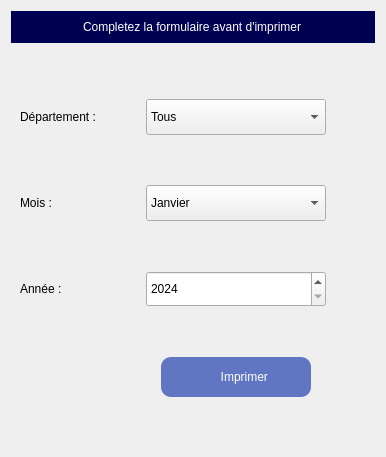
             <widget class="QWidget" name="p2_fichedepresence">
              <property name="styleSheet">
               <string notr="true">font: 75 8pt &quot;System&quot;;</string>
              </property>
              <layout class="QVBoxLayout" name="verticalLayout_15">
               <item>
                <widget class="QWidget" name="widget_20" native="true">
                 <property name="styleSheet">
                  <string notr="true">background:rgb(0, 0, 83);
color:white</string>
                 </property>
                 <layout class="QHBoxLayout" name="horizontalLayout_18">
                  <item alignment="Qt::AlignHCenter">
                   <widget class="QLabel" name="label_2">
                    <property name="text">
                     <string>Completez la formulaire avant d'imprimer</string>
                    </property>
                   </widget>
                  </item>
                 </layout>
                </widget>
               </item>
               <item alignment="Qt::AlignHCenter">
                <widget class="QWidget" name="gridWidget_2" native="true">
                 <property name="styleSheet">
                  <string notr="true">QComboBox, QSpinBox{
	height:30px;
	width:150px;
	
}</string>
                 </property>
                 <layout class="QGridLayout" name="gridLayout_7">
                  <property name="topMargin">
                   <number>50</number>
                  </property>
                  <property name="spacing">
                   <number>50</number>
                  </property>
                  <item row="0" column="1">
                   <widget class="QComboBox" name="comboBox_8">
                    <item>
                     <property name="text">
                      <string>Tous</string>
                     </property>
                    </item>
                    <item>
                     <property name="text">
                      <string>Atelier</string>
                     </property>
                    </item>
                    <item>
                     <property name="text">
                      <string>Energie Renouvelable</string>
                     </property>
                    </item>
                   </widget>
                  </item>
                  <item row="0" column="2">
                   <spacer name="horizontalSpacer_23">
                    <property name="orientation">
                     <enum>Qt::Horizontal</enum>
                    </property>
                    <property name="sizeHint" stdset="0">
                     <size>
                      <width>40</width>
                      <height>20</height>
                     </size>
                    </property>
                   </spacer>
                  </item>
                  <item row="2" column="1">
                   <widget class="QSpinBox" name="spinBox_3">
                    <property name="minimum">
                     <number>2024</number>
                    </property>
                    <property name="maximum">
                     <number>10000</number>
                    </property>
                   </widget>
                  </item>
                  <item row="1" column="0">
                   <widget class="QLabel" name="label_36">
                    <property name="text">
                     <string>Mois :</string>
                    </property>
                   </widget>
                  </item>
                  <item row="0" column="0">
                   <widget class="QLabel" name="label_35">
                    <property name="text">
                     <string>Département :</string>
                    </property>
                   </widget>
                  </item>
                  <item row="2" column="0">
                   <widget class="QLabel" name="label_37">
                    <property name="text">
                     <string>Année :</string>
                    </property>
                   </widget>
                  </item>
                  <item row="1" column="1">
                   <widget class="QComboBox" name="comboBox_9">
                    <item>
                     <property name="text">
                      <string>Janvier</string>
                     </property>
                    </item>
                    <item>
                     <property name="text">
                      <string>Février</string>
                     </property>
                    </item>
                    <item>
                     <property name="text">
                      <string>Mars</string>
                     </property>
                    </item>
                    <item>
                     <property name="text">
                      <string>Avril</string>
                     </property>
                    </item>
                    <item>
                     <property name="text">
                      <string>Mai</string>
                     </property>
                    </item>
                    <item>
                     <property name="text">
                      <string>Juin</string>
                     </property>
                    </item>
                    <item>
                     <property name="text">
                      <string>Juillet</string>
                     </property>
                    </item>
                    <item>
                     <property name="text">
                      <string>Aout</string>
                     </property>
                    </item>
                    <item>
                     <property name="text">
                      <string>Septembre</string>
                     </property>
                    </item>
                    <item>
                     <property name="text">
                      <string>Octobre</string>
                     </property>
                    </item>
                    <item>
                     <property name="text">
                      <string>Novembre</string>
                     </property>
                    </item>
                    <item>
                     <property name="text">
                      <string>Décembre</string>
                     </property>
                    </item>
                   </widget>
                  </item>
                  <item row="3" column="1" alignment="Qt::AlignHCenter">
                   <widget class="QPushButton" name="pushButton_2">
                    <property name="styleSheet">
                     <string notr="true">height:40px;
background:rgb(97, 118, 194);
color:white;
width:150px;
border-radius:10px;</string>
                    </property>
                    <property name="text">
                     <string>     Imprimer</string>
                    </property>
                    <property name="icon">
                     <iconset>
                      <normaloff>Images/Gestion du personnel/VST13133.png</normaloff>Images/Gestion du personnel/VST13133.png</iconset>
                    </property>
                    <property name="iconSize">
                     <size>
                      <width>32</width>
                      <height>32</height>
                     </size>
                    </property>
                   </widget>
                  </item>
                 </layout>
                </widget>
               </item>
               <item>
                <spacer name="verticalSpacer_9">
                 <property name="orientation">
                  <enum>Qt::Vertical</enum>
                 </property>
                 <property name="sizeHint" stdset="0">
                  <size>
                   <width>20</width>
                   <height>40</height>
                  </size>
                 </property>
                </spacer>
               </item>
              </layout>
             </widget>
